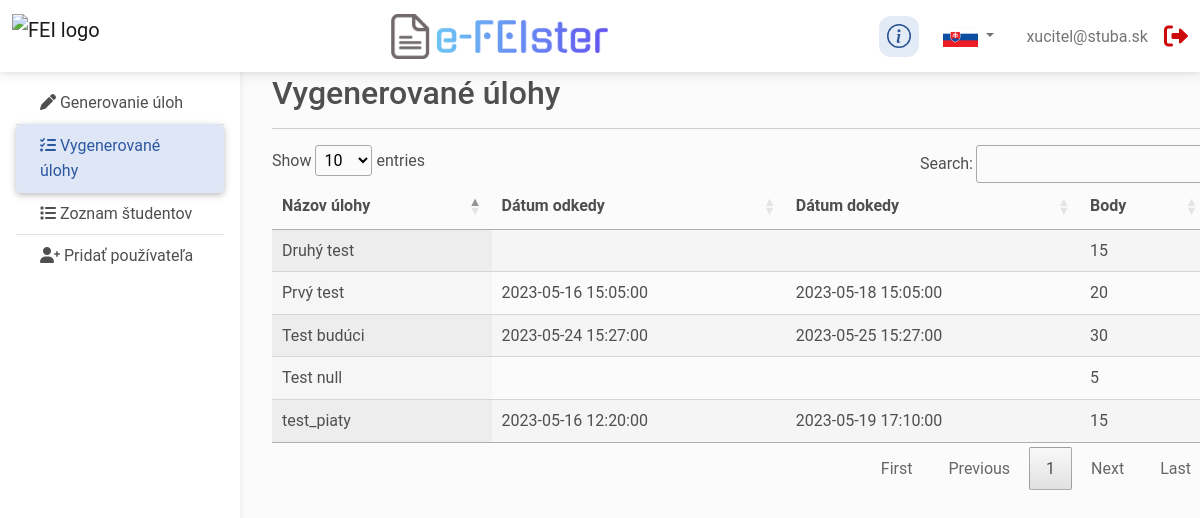
Screenshot of /taskT.php (signed in) with the database file from the repository.
### tables this page shows
CREATE TABLE `task_set` (
  `id` int NOT NULL,
  `task_name` varchar(255) NOT NULL,
  `term_start` datetime DEFAULT NULL,
  `deadline` datetime DEFAULT NULL,
  `score` int NOT NULL
);

### taskT.php (the view, shortened to what this page needs)
<?php
require_once('config.php');
require_once('language.php');
require_once('info_modal.php');
try {
    $db = new PDO("mysql:host=$hostname;dbname=$dbname", $username, $password);
    $db->setAttribute(PDO::ATTR_ERRMODE, PDO::ERRMODE_EXCEPTION);
    $query = "SELECT  * FROM task_set";
    $stm = $db->query($query);
    $rows = $stm->fetchAll(PDO::FETCH_ASSOC);
} catch (PDOException $e) {
    echo "Connection failed: " . $e->getMessage();
}
?>
<!doctype html>
<html lang="sk">
<head>
    <link href="https://cdn.jsdelivr.net/npm/bootstrap@5.3.0-alpha3/dist/css/bootstrap.min.css" rel="stylesheet">
    <link href="https://cdnjs.cloudflare.com/ajax/libs/mdb-ui-kit/6.3.0/mdb.min.css" rel="stylesheet"/>
    <link href="https://cdnjs.cloudflare.com/ajax/libs/font-awesome/6.0.0/css/all.min.css" rel="stylesheet"/>
    <link href="https://cdnjs.cloudflare.com/ajax/libs/mdb-ui-kit/6.3.0/mdb.min.css" rel="stylesheet"/>
    <link rel="stylesheet" href="./css/style.css">
    <link rel="stylesheet" href="./css/table.css">
    <link rel="stylesheet" href="./css/responsive.css">
</head>
<body>
<header>
    <nav
        id="sidebarMenu"
        class="collapse d-lg-block sidebar collapse bg-white"
    >
        <div class="position-sticky">
            <div class="list-group list-group-flush mx-3 mt-4">
                <a
                    href="./homeT.php"
                    class="list-group-item list-group-item-action py-2 ripple"
                    aria-current="true"
                >
                    <i class="fa-solid fa-pen"></i>
                    <span><?php echo get_localized('menu_create_tasks') ?></span>
                </a>
                <a
                    href="#"
                    class="list-group-item list-group-item-action py-2 ripple active "
                    aria-current="true"
                >
                    <i class="fa-solid fa-list-check"></i>
                    <span><?php echo get_localized('menu_list_tasks') ?></span>
                </a>
                <a
                    href="./completedT.php"
                    class="list-group-item list-group-item-action py-2 ripple "
                    aria-current="true"
                >
                    <i class="fa-solid fa-list"></i>
                    <span><?php echo get_localized('menu_list_students') ?></span>
                </a>
                <a
                    href="./addPerson.php"
                    class="list-group-item list-group-item-action py-2 ripple"
                >
                    <i class="fa-solid fa-user-plus"></i>
                    <span><?php echo get_localized('menu_create_user') ?></span>
                </a>
            </div>
        </div>
    </nav>
    <nav
        id="main-navbar"
        class="navbar navbar-expand-lg navbar-light bg-white fixed-top"
    >
        <div class="container-fluid">
            <a class="navbar-brand" href="#">
                <img
                        src="https://am2023.sski.sk/wp-content/uploads/2023/01/feistu.png"
                        alt="FEI logo"
                        loading="lazy"
                        class="logos"
                />
            </a>
            <div style="margin: 0 auto"> <img src="flags/logo-no-background.png" class="logos" alt="e-FEIster"></div>
            <ul class="navbar-nav d-flex flex-row">
                <li class="ms-4 nav-item navbar-text"><?php echo $_SESSION['email']?></li>
                <li class="ms-3 nav-item navbar-text">
                    <a href="logout.php">
                        <i class="fa-solid fa-right-from-bracket fa-xl" style="color: #cd0a0a;"></i>
                    </a>
                </li>
            </ul>
        </div>
    </nav>
</header>
<main style="margin-top: 50px">
    <div class="container pt-4">
        <h2><?php echo get_localized('menu_list_tasks') ?></h2>
        <hr />
        <div class="table-responsive">
            <table id="example" class="dataTable display" style="width:100%">
                <thead>
                <tr>
                    <th><?php echo get_localized('create_tasks_teacher_task_name') ?></th>
                    <th><?php echo get_localized('create_tasks_teacher_start_date') ?></th>
                    <th><?php echo get_localized('create_tasks_teacher_end_date') ?></th>
                    <th><?php echo get_localized('create_tasks_teacher_points') ?></th>
                </tr>
                </thead>
                <tbody>
                <?php
                foreach ($rows as $row) {
                    echo("<tr><td>{$row['task_name']}</td> <td>{$row['term_start']}</td> <td>{$row['deadline']}</td><td>{$row['score']}</td></tr>");
                }
                ?>
                </tbody>
            </table>
        </div>
    </div>
</main>
</body>
</html>

### css/style.css (style rules this page uses)
body { background-color: #fbfbfb; }
@media (min-width: 991.98px) { main { padding-left: 240px; } }
.sidebar { position: fixed; top: 0; bottom: 0; left: 0; padding: 58px 0 0; box-shadow: 0 2px 5px 0 rgb(0 0 0 / 5%), 0 2px 10px 0 rgb(0 0 0 / 5%); width: 240px; z-index: 600; }
.sidebar .active { border-radius: 5px; box-shadow: 0 2px 5px 0 rgb(0 0 0 / 16%), 0 2px 10px 0 rgb(0 0 0 / 12%); }
.table-responsive { overflow-x: auto; }

### css/responsive.css (style rules this page uses)
.logos { height: 45px; }

### taskT.php (style rules this page uses)
.container { margin-left: 20px; }

### rows the page displays
task_set: task_name "Prvý test", term_start "2023-05-16 15:05:00", deadline "2023-05-18 15:05:00", score "20"
task_set: task_name "Druhý test", score "15"
task_set: task_name "test_piaty", term_start "2023-05-16 12:20:00", deadline "2023-05-19 17:10:00", score "15"
task_set: task_name "Test budúci", term_start "2023-05-24 15:27:00", deadline "2023-05-25 15:27:00", score "30"
task_set: task_name "Test null", score "5"

### other values shown
get_localized('menu_create_tasks') "Generovanie úloh"
get_localized('menu_list_tasks') "Vygenerované úlohy"
get_localized('menu_list_students') "Zoznam študentov"
get_localized('menu_create_user') "Pridať používateľa"
$_SESSION['email'] "xucitel@stuba.sk"
get_localized('create_tasks_teacher_task_name') "Názov úlohy"
get_localized('create_tasks_teacher_start_date') "Dátum odkedy"
get_localized('create_tasks_teacher_end_date') "Dátum dokedy"
get_localized('create_tasks_teacher_points') "Body"
